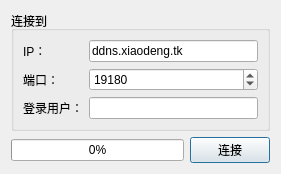
<?xml version="1.0" encoding="UTF-8"?>
<ui version="4.0">
 <class>Dialog</class>
 <widget class="QDialog" name="Dialog">
  <property name="geometry">
   <rect>
    <x>0</x>
    <y>0</y>
    <width>281</width>
    <height>160</height>
   </rect>
  </property>
  <property name="windowTitle">
   <string>XChat - 连接到</string>
  </property>
  <layout class="QVBoxLayout" name="verticalLayout">
   <item>
    <widget class="QGroupBox" name="groupBox">
     <property name="title">
      <string>连接到</string>
     </property>
     <layout class="QGridLayout" name="gridLayout">
      <item row="2" column="0">
       <widget class="QLabel" name="label_3">
        <property name="text">
         <string>登录用户：</string>
        </property>
       </widget>
      </item>
      <item row="2" column="1">
       <widget class="QLineEdit" name="lineEdit_2"/>
      </item>
      <item row="0" column="1">
       <widget class="QLineEdit" name="lineEdit">
        <property name="text">
         <string>ddns.xiaodeng.tk</string>
        </property>
       </widget>
      </item>
      <item row="1" column="1">
       <widget class="QSpinBox" name="spinBox">
        <property name="minimum">
         <number>1</number>
        </property>
        <property name="maximum">
         <number>65535</number>
        </property>
        <property name="value">
         <number>19180</number>
        </property>
       </widget>
      </item>
      <item row="1" column="0">
       <widget class="QLabel" name="label_2">
        <property name="text">
         <string>端口：</string>
        </property>
       </widget>
      </item>
      <item row="0" column="0">
       <widget class="QLabel" name="label">
        <property name="text">
         <string>IP：</string>
        </property>
       </widget>
      </item>
     </layout>
    </widget>
   </item>
   <item>
    <layout class="QHBoxLayout" name="horizontalLayout">
     <item>
      <widget class="QProgressBar" name="progressBar">
       <property name="value">
        <number>0</number>
       </property>
      </widget>
     </item>
     <item>
      <widget class="QPushButton" name="pushButton">
       <property name="text">
        <string>连接</string>
       </property>
      </widget>
     </item>
    </layout>
   </item>
  </layout>
 </widget>
 <resources/>
 <connections/>
</ui>
